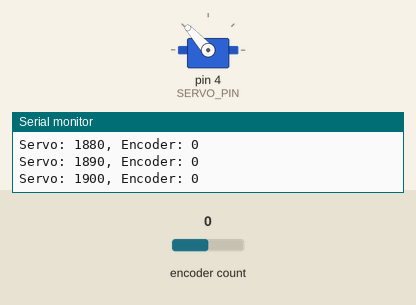
This sketch was run on a simulated Arduino Uno, built with avr-gcc and run on an emulated ATmega328P. Shown: servo, the last lines printed to the serial monitor. Inputs (shaded band) come from the test bench; at power-on: encoder count 0.

Above: at 3.02 s.
At 7.32 s:
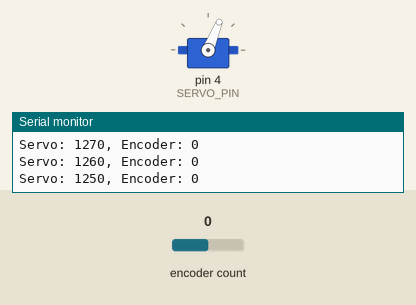
8.3 s: encoder count set to 4
At 11.48 s:
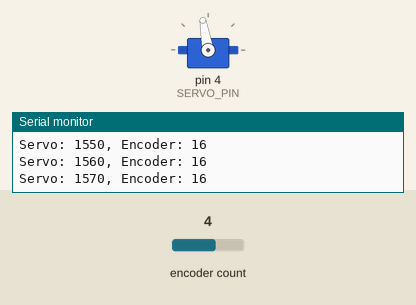
Timing chart, 0 to 17.3 s (numbered marks = the images above; inputs shaded):
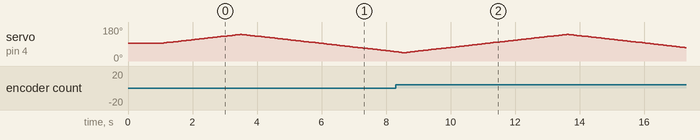

The sketch:

encodertest.ino
```cpp
#include <Encoder.h>
#include <Servo.h>

#define ENCODER_PIN_1 2
#define ENCODER_PIN_2 3

const int SERVO_PIN = 4;
const int CENTER = 1500;
const int DEV = 500;
const int STEP = 10;

const int START_DELAY = 1000; // milliseconds
const int DELAY = 50;

Servo servo;
Encoder encoder(ENCODER_PIN_1, ENCODER_PIN_2);
int servo_pos;
bool going_left;

void setup() {
	Serial.begin(9600);
	Serial.println("Basic Encoder Test:");

	// Set up servo
	servo.attach(SERVO_PIN);
	servo_pos = CENTER;
	going_left = true;

	// Set servo to center
	servo.writeMicroseconds(servo_pos);
	delay(START_DELAY);
}

void loop() {
	// Move servo
	Serial.print("Servo: ");
	if (going_left) {
		servo_pos += STEP;
		if (servo_pos >= CENTER + DEV) {
			going_left = false;
		}
	}
	else {
		servo_pos -= STEP;
		if (servo_pos <= CENTER - DEV) {
			going_left = true;
		}
	}
	servo.writeMicroseconds(servo_pos);
	Serial.print(servo_pos);

	// Update encoder
	long encoder_pos = encoder.read();
	Serial.print(", Encoder: ");
	Serial.println(encoder_pos);

	delay(DELAY);
}
```
